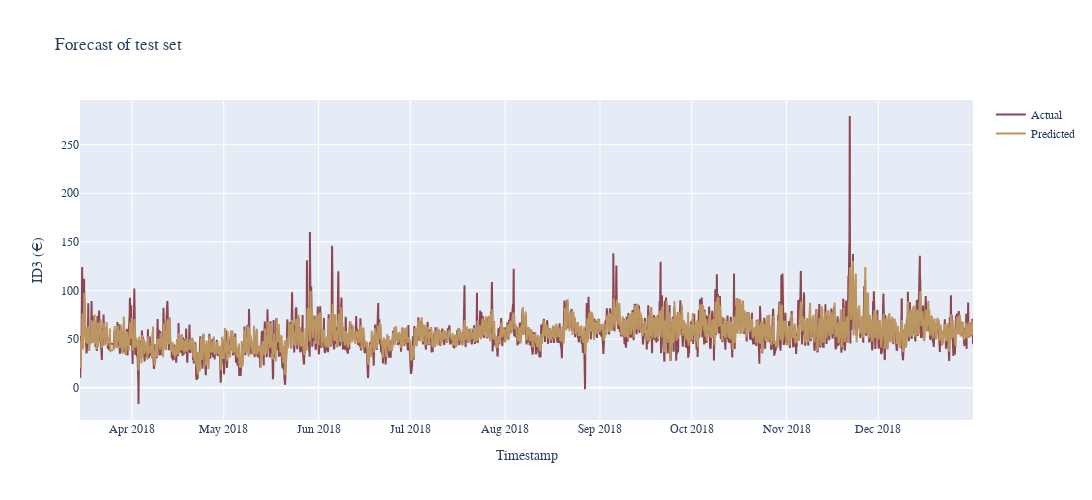

Write notebook code for a chart like this one.
### Markdown cell above
## Plot prediction

### Code cell
# ———————————————————————————————————————————————————————————————————————————————————————————————————— #

fig1 = go.Scatter(      x = frame_test.index,
                        y = frame_test['y']['ID3'][0],
                        name = 'Actual',
                        line_color = hex_maroon,

                        # mode = 'lines+markers',
                        )

# ———————————————————————————————————————————————————————————————————————————————————————————————————— #

fig2 = go.Scatter(      x = frame_test.index,
                        y = frame_test['Prediction']['ID3'][0],
                        name = 'Predicted',
                        line_color = hex_gold,

                        # mode = 'lines+markers',
                        )

# ———————————————————————————————————————————————————————————————————————————————————————————————————— #

data = [fig1, fig2]

fig = go.Figure(data = data)

fig.update_layout(      autosize = False,
                        width = 1250,
                        height = 500,
    
                        title = 'Forecast of test set',
                        xaxis_title = 'Timestamp',
                        yaxis_title = 'ID3 (€)',

                        font_family = 'SF Mono',

                        hovermode = 'x',
                        xaxis_showspikes = True,
                        yaxis_showspikes = True,
                        )

fig.show()

### Figure 1 — Plotly figure (JSON) as saved in the notebook; plotly's stock layout.template omitted (floating-point values rounded to 4 significant figures; data arrays with more than 128 entries replaced by an {"elided": "..."} marker saying what was removed)
{"data": [{"line": {"color": "#8C4750"}, "name": "Actual", "type": "scatter", "x": {"elided": "6960 str values"}, "y": {"elided": "6960 float values"}}, {"line": {"color": "#BC9661"}, "name": "Predicted", "type": "scatter", "x": {"elided": "6960 str values"}, "y": {"elided": "6960 float values"}}], "layout": {"autosize": false, "font": {"family": "SF Mono"}, "height": 500, "hovermode": "x", "title": {"text": "Forecast of test set"}, "width": 1250, "xaxis": {"showspikes": true, "title": {"text": "Timestamp"}}, "yaxis": {"showspikes": true, "title": {"text": "ID3 (€)"}}}}
